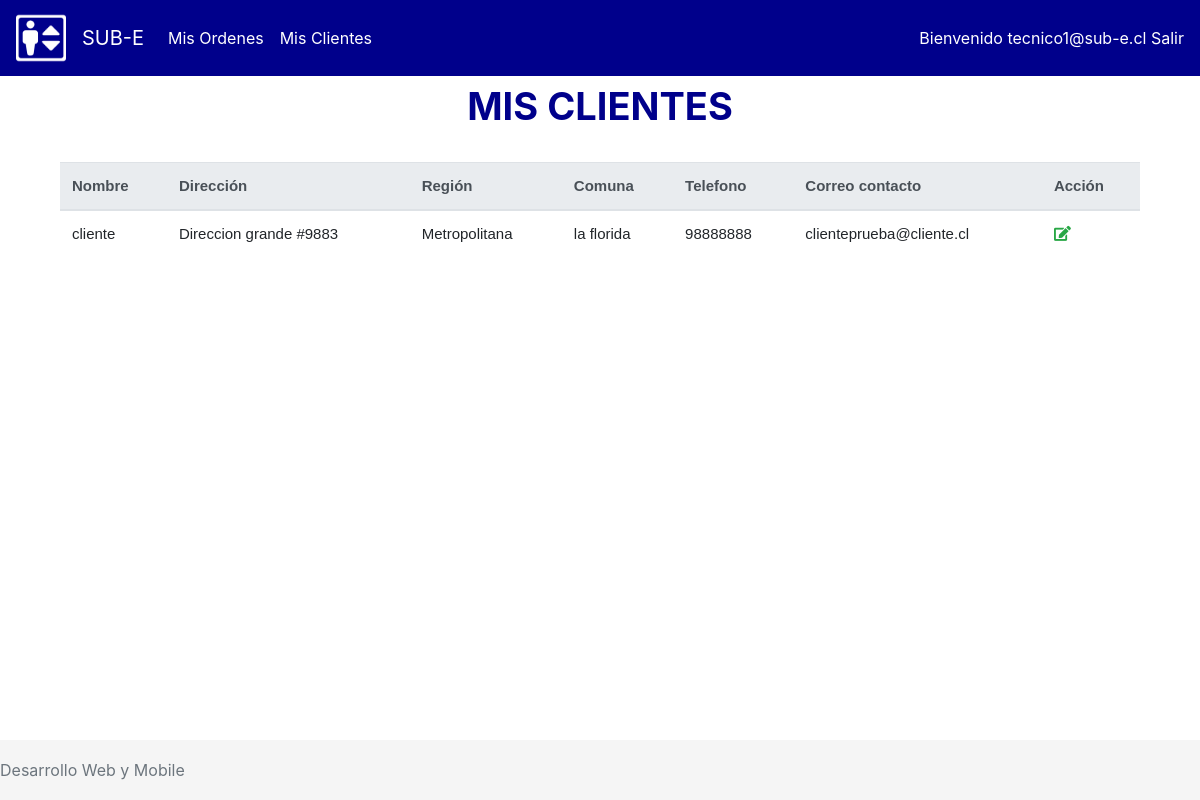
/ascensor/MisClientes.html (signed in), run on an earlier commit of the app's database.
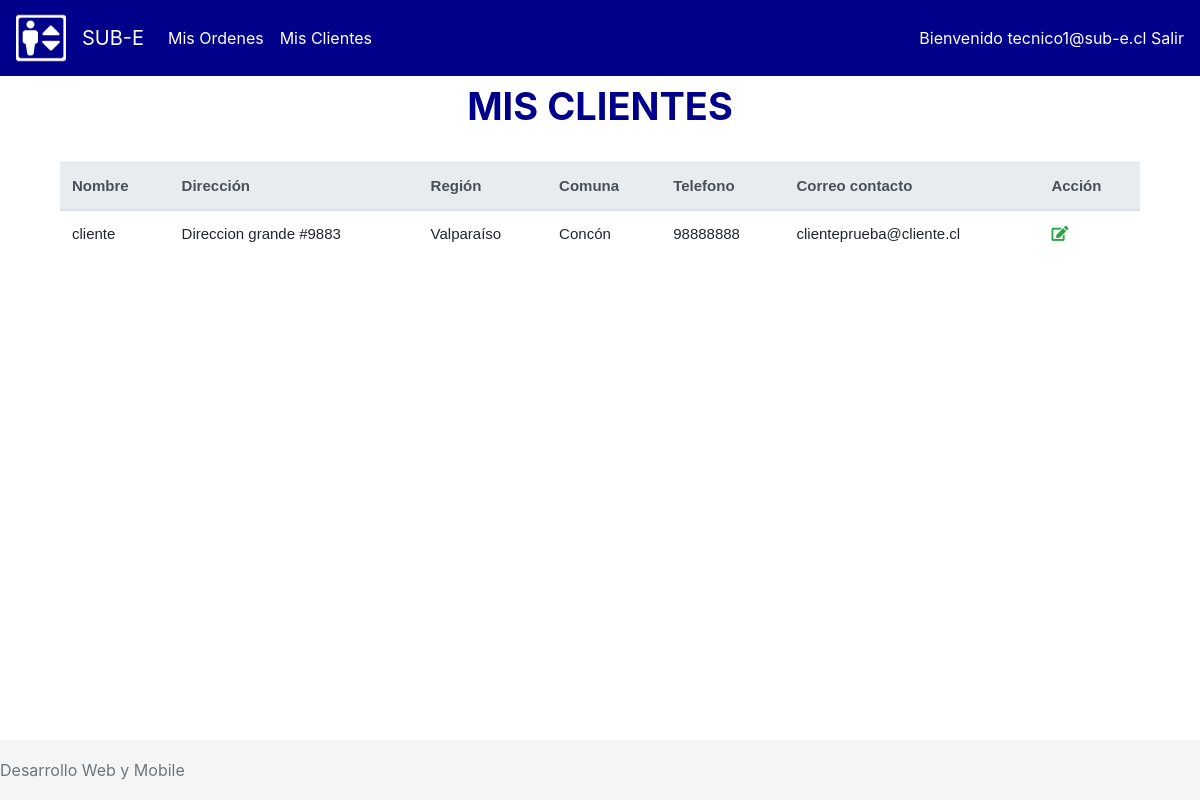
And on a later commit of the database.
### ascensor/models.py (models this page shows)
class Cliente(models.Model):
    objects = models.Manager()
    nombre = models.CharField(max_length=25)
    direccion = models.CharField(max_length=50)
    region = models.CharField(max_length=50)
    comuna = models.CharField(max_length=50)
    telefono = models.CharField(max_length=9)
    correo = models.EmailField()
    tecnico = models.ManyToManyField(Tecnico,verbose_name="Técnicos asignados")

### ascensor/views.py (the view)
# urls.py: path('MisClientes.html', views.misClientes, name='misClientes'),
@login_required
def misClientes(request):
    clientes = Cliente.objects.filter(tecnico=request.user.id)
    return render(request, 'ascensor/MisClientes.html', {'clientes':clientes})

### ascensor/templates/ascensor/MisClientes.html (shortened to what this page needs)
{% extends 'ascensor/base.html' %}
{% load crispy_forms_tags %}
{% block content %}
    <div class="row">&nbsp;</div>
    <h3 class="Titulo">Mis Clientes</h3>
    <div class="row">&nbsp;</div>
    <div class="container-fluid ">
        <table class="table" id="cliente-tabla" >
            <thead class="thead-light">
            <tr>
                <th scope="col">Nombre</th>
                <th scope="col">Dirección</th>
                <th scope="col">Región</th>
                <th scope="col">Comuna</th>
                <th scope="col">Telefono</th>
                <th scope="col">Correo contacto</th>
                <th scope="col">Acción</th>
            </tr>
            </thead>
            <tbody id="cuerpoTabla">
                {% for cliente in clientes %}
                <tr>
                    <td data-label="Nombre: &nbsp">{{cliente.nombre}}</td>
                    <td data-label="Dirección: &nbsp">{{cliente.direccion}}</td>
                    <td data-label="Región: &nbsp">{{cliente.region}}</td>
                    <td data-label="Comuna: &nbsp">{{cliente.comuna}}</td>
                    <td data-label="Telefono: &nbsp">{{cliente.telefono}}</td>
                    <td data-label="Correo contacto:&nbsp ">{{cliente.correo}}</td>
                    <td><i class="fas fa-edit text-success" title="Crear Orden" onclick="crearOrden('{{cliente.id}}')"></i>
                    </td>
                </tr>
                {% endfor %}
            </tbody>
        </table>
    </div>
{% endblock %}

What changed in the data, as far as the page shows it:
changed Cliente "cliente": region "Metropolitana" → "Valparaíso"; comuna "la florida" → "Concón"
